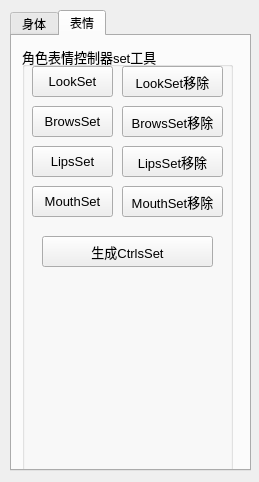
<?xml version="1.0" encoding="UTF-8"?>
<ui version="4.0">
 <class>CJW_RIGCtrlSetWin</class>
 <widget class="QDialog" name="CJW_RIGCtrlSetWin">
  <property name="geometry">
   <rect>
    <x>0</x>
    <y>0</y>
    <width>259</width>
    <height>482</height>
   </rect>
  </property>
  <property name="windowTitle">
   <string>控制器Set组工具</string>
  </property>
  <widget class="QTabWidget" name="tabWidget">
   <property name="geometry">
    <rect>
     <x>10</x>
     <y>10</y>
     <width>241</width>
     <height>461</height>
    </rect>
   </property>
   <property name="currentIndex">
    <number>1</number>
   </property>
   <widget class="QWidget" name="tab">
    <attribute name="title">
     <string>身体</string>
    </attribute>
    <widget class="QGroupBox" name="groupBox">
     <property name="geometry">
      <rect>
       <x>10</x>
       <y>0</y>
       <width>211</width>
       <height>431</height>
      </rect>
     </property>
     <property name="font">
      <font>
       <pointsize>10</pointsize>
      </font>
     </property>
     <property name="title">
      <string>角色身体控制器set工具</string>
     </property>
     <widget class="QPushButton" name="csl_RepaceReference_pushButton">
      <property name="geometry">
       <rect>
        <x>10</x>
        <y>20</y>
        <width>81</width>
        <height>31</height>
       </rect>
      </property>
      <property name="font">
       <font>
        <pointsize>10</pointsize>
       </font>
      </property>
      <property name="text">
       <string>BodySet</string>
      </property>
      <property name="+command" stdset="0">
       <string>&quot;execfile(r'//file-cluster/gdc/Resource/Support/Maya/projects/Ninjago2015/nj2015_4pose.py')\nnj2015_4poseA()&quot;</string>
      </property>
     </widget>
     <widget class="QPushButton" name="csl_RepaceReference_pushButton_2">
      <property name="geometry">
       <rect>
        <x>100</x>
        <y>20</y>
        <width>101</width>
        <height>31</height>
       </rect>
      </property>
      <property name="font">
       <font>
        <pointsize>10</pointsize>
       </font>
      </property>
      <property name="text">
       <string>BodySet移除</string>
      </property>
      <property name="+command" stdset="0">
       <string>&quot;execfile(r'//file-cluster/gdc/Resource/Support/Maya/projects/Ninjago2015/nj2015_4pose.py')\nnj2015_4poseB()&quot;</string>
      </property>
     </widget>
     <widget class="QPushButton" name="csl_RepaceReference_pushButton_3">
      <property name="geometry">
       <rect>
        <x>10</x>
        <y>140</y>
        <width>81</width>
        <height>31</height>
       </rect>
      </property>
      <property name="font">
       <font>
        <pointsize>10</pointsize>
       </font>
      </property>
      <property name="text">
       <string>Lf_FingerSet</string>
      </property>
      <property name="+command" stdset="0">
       <string>&quot;execfile(r'//file-cluster/gdc/Resource/Support/Maya/projects/Ninjago2015/nj2015_4pose.py')\nnj2015_4poseC()&quot;</string>
      </property>
     </widget>
     <widget class="QPushButton" name="csl_RepaceReference_pushButton_4">
      <property name="geometry">
       <rect>
        <x>100</x>
        <y>140</y>
        <width>101</width>
        <height>31</height>
       </rect>
      </property>
      <property name="font">
       <font>
        <pointsize>10</pointsize>
       </font>
      </property>
      <property name="text">
       <string>Lf_FingerSet除</string>
      </property>
      <property name="+command" stdset="0">
       <string>&quot;execfile(r'//file-cluster/gdc/Resource/Support/Maya/projects/Ninjago2015/nj2015_4pose.py')\nnj2015_4poseD()&quot;</string>
      </property>
     </widget>
     <widget class="QPushButton" name="csl_RepaceReference_pushButton_5">
      <property name="geometry">
       <rect>
        <x>10</x>
        <y>180</y>
        <width>81</width>
        <height>31</height>
       </rect>
      </property>
      <property name="font">
       <font>
        <pointsize>10</pointsize>
       </font>
      </property>
      <property name="text">
       <string>Rt_FingerSet</string>
      </property>
      <property name="+command" stdset="0">
       <string>&quot;execfile(r'//file-cluster/gdc/Resource/Support/Maya/projects/Ninjago2015/nj2015_4pose.py')\nnj2015_4poseC()&quot;</string>
      </property>
     </widget>
     <widget class="QPushButton" name="csl_RepaceReference_pushButton_6">
      <property name="geometry">
       <rect>
        <x>100</x>
        <y>180</y>
        <width>101</width>
        <height>31</height>
       </rect>
      </property>
      <property name="font">
       <font>
        <pointsize>10</pointsize>
       </font>
      </property>
      <property name="text">
       <string>Rt_FingerSet除</string>
      </property>
      <property name="+command" stdset="0">
       <string>&quot;execfile(r'//file-cluster/gdc/Resource/Support/Maya/projects/Ninjago2015/nj2015_4pose.py')\nnj2015_4poseD()&quot;</string>
      </property>
     </widget>
     <widget class="QPushButton" name="csl_RepaceReference_pushButton_7">
      <property name="geometry">
       <rect>
        <x>10</x>
        <y>100</y>
        <width>81</width>
        <height>31</height>
       </rect>
      </property>
      <property name="font">
       <font>
        <pointsize>10</pointsize>
       </font>
      </property>
      <property name="text">
       <string>Rt_ArmSet</string>
      </property>
      <property name="+command" stdset="0">
       <string>&quot;execfile(r'//file-cluster/gdc/Resource/Support/Maya/projects/Ninjago2015/nj2015_4pose.py')\nnj2015_4poseC()&quot;</string>
      </property>
     </widget>
     <widget class="QPushButton" name="csl_RepaceReference_pushButton_8">
      <property name="geometry">
       <rect>
        <x>10</x>
        <y>60</y>
        <width>81</width>
        <height>31</height>
       </rect>
      </property>
      <property name="font">
       <font>
        <pointsize>10</pointsize>
       </font>
      </property>
      <property name="text">
       <string>Lf_ArmSet</string>
      </property>
      <property name="+command" stdset="0">
       <string>&quot;execfile(r'//file-cluster/gdc/Resource/Support/Maya/projects/Ninjago2015/nj2015_4pose.py')\nnj2015_4poseC()&quot;</string>
      </property>
     </widget>
     <widget class="QPushButton" name="csl_RepaceReference_pushButton_9">
      <property name="geometry">
       <rect>
        <x>100</x>
        <y>60</y>
        <width>101</width>
        <height>31</height>
       </rect>
      </property>
      <property name="font">
       <font>
        <pointsize>10</pointsize>
       </font>
      </property>
      <property name="text">
       <string>Lf_ArmSet移除</string>
      </property>
      <property name="+command" stdset="0">
       <string>&quot;execfile(r'//file-cluster/gdc/Resource/Support/Maya/projects/Ninjago2015/nj2015_4pose.py')\nnj2015_4poseD()&quot;</string>
      </property>
     </widget>
     <widget class="QPushButton" name="csl_RepaceReference_pushButton_10">
      <property name="geometry">
       <rect>
        <x>100</x>
        <y>100</y>
        <width>101</width>
        <height>31</height>
       </rect>
      </property>
      <property name="font">
       <font>
        <pointsize>10</pointsize>
       </font>
      </property>
      <property name="text">
       <string>Rt_ArmSet移除</string>
      </property>
      <property name="+command" stdset="0">
       <string>&quot;execfile(r'//file-cluster/gdc/Resource/Support/Maya/projects/Ninjago2015/nj2015_4pose.py')\nnj2015_4poseD()&quot;</string>
      </property>
     </widget>
     <widget class="QPushButton" name="csl_RepaceReference_pushButton_11">
      <property name="geometry">
       <rect>
        <x>10</x>
        <y>220</y>
        <width>81</width>
        <height>31</height>
       </rect>
      </property>
      <property name="font">
       <font>
        <pointsize>10</pointsize>
       </font>
      </property>
      <property name="text">
       <string>Lf_LegSet</string>
      </property>
      <property name="+command" stdset="0">
       <string>&quot;execfile(r'//file-cluster/gdc/Resource/Support/Maya/projects/Ninjago2015/nj2015_4pose.py')\nnj2015_4poseC()&quot;</string>
      </property>
     </widget>
     <widget class="QPushButton" name="csl_RepaceReference_pushButton_12">
      <property name="geometry">
       <rect>
        <x>100</x>
        <y>220</y>
        <width>101</width>
        <height>31</height>
       </rect>
      </property>
      <property name="font">
       <font>
        <pointsize>10</pointsize>
       </font>
      </property>
      <property name="text">
       <string>Lf_LegSet移除</string>
      </property>
      <property name="+command" stdset="0">
       <string>&quot;execfile(r'//file-cluster/gdc/Resource/Support/Maya/projects/Ninjago2015/nj2015_4pose.py')\nnj2015_4poseD()&quot;</string>
      </property>
     </widget>
     <widget class="QPushButton" name="csl_RepaceReference_pushButton_13">
      <property name="geometry">
       <rect>
        <x>10</x>
        <y>260</y>
        <width>81</width>
        <height>31</height>
       </rect>
      </property>
      <property name="font">
       <font>
        <pointsize>10</pointsize>
       </font>
      </property>
      <property name="text">
       <string>Rt_LegSet</string>
      </property>
      <property name="+command" stdset="0">
       <string>&quot;execfile(r'//file-cluster/gdc/Resource/Support/Maya/projects/Ninjago2015/nj2015_4pose.py')\nnj2015_4poseC()&quot;</string>
      </property>
     </widget>
     <widget class="QPushButton" name="csl_RepaceReference_pushButton_14">
      <property name="geometry">
       <rect>
        <x>100</x>
        <y>260</y>
        <width>101</width>
        <height>31</height>
       </rect>
      </property>
      <property name="font">
       <font>
        <pointsize>10</pointsize>
       </font>
      </property>
      <property name="text">
       <string>Rt_LegSet移除</string>
      </property>
      <property name="+command" stdset="0">
       <string>&quot;execfile(r'//file-cluster/gdc/Resource/Support/Maya/projects/Ninjago2015/nj2015_4pose.py')\nnj2015_4poseD()&quot;</string>
      </property>
     </widget>
     <widget class="QPushButton" name="csl_RepaceReference_pushButton_15">
      <property name="geometry">
       <rect>
        <x>10</x>
        <y>300</y>
        <width>81</width>
        <height>31</height>
       </rect>
      </property>
      <property name="font">
       <font>
        <pointsize>10</pointsize>
       </font>
      </property>
      <property name="text">
       <string>Lf_ToesSet</string>
      </property>
      <property name="+command" stdset="0">
       <string>&quot;execfile(r'//file-cluster/gdc/Resource/Support/Maya/projects/Ninjago2015/nj2015_4pose.py')\nnj2015_4poseC()&quot;</string>
      </property>
     </widget>
     <widget class="QPushButton" name="csl_RepaceReference_pushButton_16">
      <property name="geometry">
       <rect>
        <x>100</x>
        <y>300</y>
        <width>101</width>
        <height>31</height>
       </rect>
      </property>
      <property name="font">
       <font>
        <pointsize>10</pointsize>
       </font>
      </property>
      <property name="text">
       <string>Lf_ToesSet移除</string>
      </property>
      <property name="+command" stdset="0">
       <string>&quot;execfile(r'//file-cluster/gdc/Resource/Support/Maya/projects/Ninjago2015/nj2015_4pose.py')\nnj2015_4poseD()&quot;</string>
      </property>
     </widget>
     <widget class="QPushButton" name="csl_RepaceReference_pushButton_17">
      <property name="geometry">
       <rect>
        <x>10</x>
        <y>340</y>
        <width>81</width>
        <height>31</height>
       </rect>
      </property>
      <property name="font">
       <font>
        <pointsize>10</pointsize>
       </font>
      </property>
      <property name="text">
       <string>Rt_ToseSet</string>
      </property>
      <property name="+command" stdset="0">
       <string>&quot;execfile(r'//file-cluster/gdc/Resource/Support/Maya/projects/Ninjago2015/nj2015_4pose.py')\nnj2015_4poseC()&quot;</string>
      </property>
     </widget>
     <widget class="QPushButton" name="csl_RepaceReference_pushButton_18">
      <property name="geometry">
       <rect>
        <x>100</x>
        <y>340</y>
        <width>101</width>
        <height>31</height>
       </rect>
      </property>
      <property name="font">
       <font>
        <pointsize>10</pointsize>
       </font>
      </property>
      <property name="text">
       <string>Rt_ToesSet移除</string>
      </property>
      <property name="+command" stdset="0">
       <string>&quot;execfile(r'//file-cluster/gdc/Resource/Support/Maya/projects/Ninjago2015/nj2015_4pose.py')\nnj2015_4poseD()&quot;</string>
      </property>
     </widget>
     <widget class="QPushButton" name="csl_RepaceReference_pushButton_19">
      <property name="geometry">
       <rect>
        <x>20</x>
        <y>380</y>
        <width>171</width>
        <height>31</height>
       </rect>
      </property>
      <property name="font">
       <font>
        <pointsize>10</pointsize>
       </font>
      </property>
      <property name="text">
       <string>生成CtrlsSet</string>
      </property>
      <property name="+command" stdset="0">
       <string>&quot;execfile(r'//file-cluster/gdc/Resource/Support/Maya/projects/Ninjago2015/nj2015_4pose.py')\nnj2015_4poseC()&quot;</string>
      </property>
     </widget>
    </widget>
   </widget>
   <widget class="QWidget" name="tab_2">
    <attribute name="title">
     <string>表情</string>
    </attribute>
    <widget class="QGroupBox" name="groupBox_2">
     <property name="geometry">
      <rect>
       <x>10</x>
       <y>10</y>
       <width>211</width>
       <height>431</height>
      </rect>
     </property>
     <property name="font">
      <font>
       <pointsize>10</pointsize>
      </font>
     </property>
     <property name="title">
      <string>角色表情控制器set工具</string>
     </property>
     <widget class="QPushButton" name="csl_RepaceReference_pushButton_20">
      <property name="geometry">
       <rect>
        <x>10</x>
        <y>20</y>
        <width>81</width>
        <height>31</height>
       </rect>
      </property>
      <property name="font">
       <font>
        <pointsize>10</pointsize>
       </font>
      </property>
      <property name="text">
       <string>LookSet</string>
      </property>
      <property name="+command" stdset="0">
       <string>&quot;execfile(r'//file-cluster/gdc/Resource/Support/Maya/projects/Ninjago2015/nj2015_4pose.py')\nnj2015_4poseA()&quot;</string>
      </property>
     </widget>
     <widget class="QPushButton" name="csl_RepaceReference_pushButton_21">
      <property name="geometry">
       <rect>
        <x>100</x>
        <y>20</y>
        <width>101</width>
        <height>31</height>
       </rect>
      </property>
      <property name="font">
       <font>
        <pointsize>10</pointsize>
       </font>
      </property>
      <property name="text">
       <string>LookSet移除</string>
      </property>
      <property name="+command" stdset="0">
       <string>&quot;execfile(r'//file-cluster/gdc/Resource/Support/Maya/projects/Ninjago2015/nj2015_4pose.py')\nnj2015_4poseB()&quot;</string>
      </property>
     </widget>
     <widget class="QPushButton" name="csl_RepaceReference_pushButton_22">
      <property name="geometry">
       <rect>
        <x>10</x>
        <y>140</y>
        <width>81</width>
        <height>31</height>
       </rect>
      </property>
      <property name="font">
       <font>
        <pointsize>10</pointsize>
       </font>
      </property>
      <property name="text">
       <string>MouthSet</string>
      </property>
      <property name="+command" stdset="0">
       <string>&quot;execfile(r'//file-cluster/gdc/Resource/Support/Maya/projects/Ninjago2015/nj2015_4pose.py')\nnj2015_4poseC()&quot;</string>
      </property>
     </widget>
     <widget class="QPushButton" name="csl_RepaceReference_pushButton_23">
      <property name="geometry">
       <rect>
        <x>100</x>
        <y>140</y>
        <width>101</width>
        <height>31</height>
       </rect>
      </property>
      <property name="font">
       <font>
        <pointsize>10</pointsize>
       </font>
      </property>
      <property name="text">
       <string>MouthSet移除</string>
      </property>
      <property name="+command" stdset="0">
       <string>&quot;execfile(r'//file-cluster/gdc/Resource/Support/Maya/projects/Ninjago2015/nj2015_4pose.py')\nnj2015_4poseD()&quot;</string>
      </property>
     </widget>
     <widget class="QPushButton" name="csl_RepaceReference_pushButton_26">
      <property name="geometry">
       <rect>
        <x>10</x>
        <y>100</y>
        <width>81</width>
        <height>31</height>
       </rect>
      </property>
      <property name="font">
       <font>
        <pointsize>10</pointsize>
       </font>
      </property>
      <property name="text">
       <string>LipsSet</string>
      </property>
      <property name="+command" stdset="0">
       <string>&quot;execfile(r'//file-cluster/gdc/Resource/Support/Maya/projects/Ninjago2015/nj2015_4pose.py')\nnj2015_4poseC()&quot;</string>
      </property>
     </widget>
     <widget class="QPushButton" name="csl_RepaceReference_pushButton_27">
      <property name="geometry">
       <rect>
        <x>10</x>
        <y>60</y>
        <width>81</width>
        <height>31</height>
       </rect>
      </property>
      <property name="font">
       <font>
        <pointsize>10</pointsize>
       </font>
      </property>
      <property name="text">
       <string>BrowsSet</string>
      </property>
      <property name="+command" stdset="0">
       <string>&quot;execfile(r'//file-cluster/gdc/Resource/Support/Maya/projects/Ninjago2015/nj2015_4pose.py')\nnj2015_4poseC()&quot;</string>
      </property>
     </widget>
     <widget class="QPushButton" name="csl_RepaceReference_pushButton_28">
      <property name="geometry">
       <rect>
        <x>100</x>
        <y>60</y>
        <width>101</width>
        <height>31</height>
       </rect>
      </property>
      <property name="font">
       <font>
        <pointsize>10</pointsize>
       </font>
      </property>
      <property name="text">
       <string>BrowsSet移除</string>
      </property>
      <property name="+command" stdset="0">
       <string>&quot;execfile(r'//file-cluster/gdc/Resource/Support/Maya/projects/Ninjago2015/nj2015_4pose.py')\nnj2015_4poseD()&quot;</string>
      </property>
     </widget>
     <widget class="QPushButton" name="csl_RepaceReference_pushButton_29">
      <property name="geometry">
       <rect>
        <x>100</x>
        <y>100</y>
        <width>101</width>
        <height>31</height>
       </rect>
      </property>
      <property name="font">
       <font>
        <pointsize>10</pointsize>
       </font>
      </property>
      <property name="text">
       <string>LipsSet移除</string>
      </property>
      <property name="+command" stdset="0">
       <string>&quot;execfile(r'//file-cluster/gdc/Resource/Support/Maya/projects/Ninjago2015/nj2015_4pose.py')\nnj2015_4poseD()&quot;</string>
      </property>
     </widget>
     <widget class="QPushButton" name="csl_RepaceReference_pushButton_38">
      <property name="geometry">
       <rect>
        <x>20</x>
        <y>190</y>
        <width>171</width>
        <height>31</height>
       </rect>
      </property>
      <property name="font">
       <font>
        <pointsize>10</pointsize>
       </font>
      </property>
      <property name="text">
       <string>生成CtrlsSet</string>
      </property>
      <property name="+command" stdset="0">
       <string>&quot;execfile(r'//file-cluster/gdc/Resource/Support/Maya/projects/Ninjago2015/nj2015_4pose.py')\nnj2015_4poseC()&quot;</string>
      </property>
     </widget>
    </widget>
   </widget>
  </widget>
 </widget>
 <resources/>
 <connections/>
</ui>
